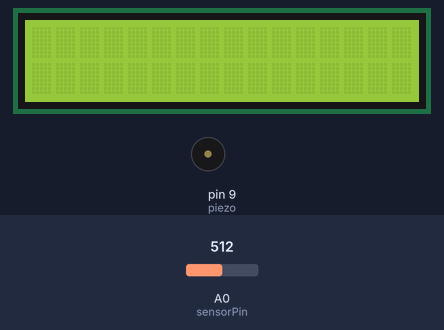
Simulated run of this sketch. Board: Arduino Uno, built with avr-gcc and run on an emulated ATmega328P. On the bench: 16×2 character LCD, buzzer (waves = sounding). Inputs (shaded band) come from the test bench; at power-on: A0 (sensorPin) = 512. What the sketch prints to the serial monitor is not drawn.

Above: at 1.2 s.
1.3 s: A0 (sensorPin) set to 330
4.2 s: A0 (sensorPin) set to 305
At 4.8 s:
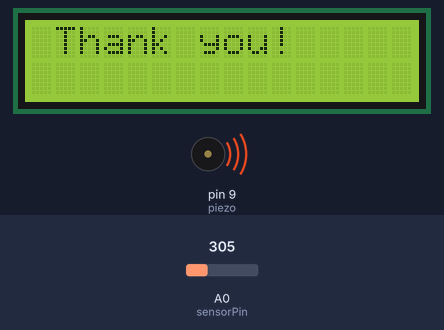
6.9 s: A0 (sensorPin) set to 511
At 7.2 s:
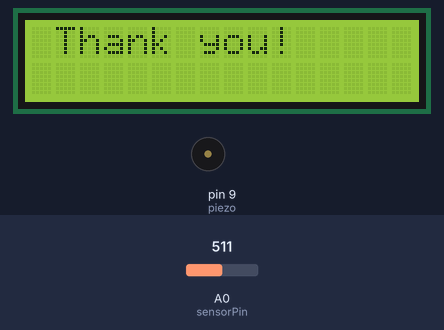
At 12.5 s:
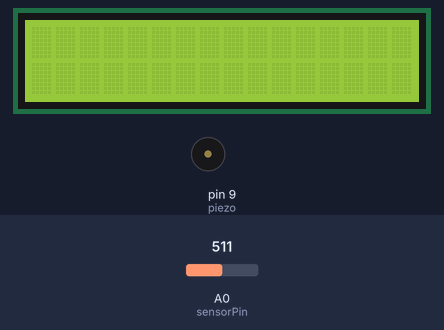
Timing chart, 0 to 14.0 s (numbered marks = the images above; inputs shaded):
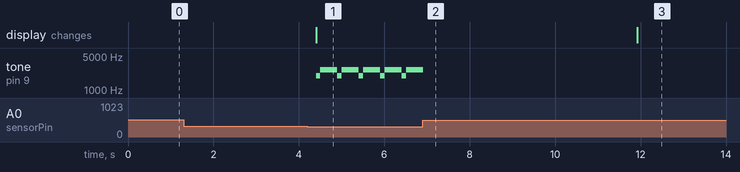

The sketch:

Tip_Jar.ino
```cpp
#include <LiquidCrystal.h>

//LCD pin variables
const int rs = 7, en = 6, d4 = 5, d5 = 4, d6 = 3, d7 = 2;
LiquidCrystal lcd(rs, en, d4, d5, d6, d7);

const int piezo = 9; // pin variable for piezo
const int sensorPin = 0;// pin variable for photoresitor
const int LCDBacklight = 8;// pin for the LCD backlight

const int numNotes = 2;//stores number of notes/tones being played
const int tune[numNotes]= {1976, 2637};//use piezo to play 1976hz and 2637hz pitched notes
const int tuneLength[numNotes]= {100, 400};//play the notes for 100ms and 400ms respectively

int lightCal;//calibrated light value
int lightVal;//current light value
int sensorSensitivity = 7;

unsigned long lastDisplayMillis = 0;//stores last time the LCD was displayed

//variables used to average out readings
const int numReadings = 100;
int readings[numReadings];//array to store readings of the photoresistor
int readingIndex = 0;//index of the reading in the array
int sum = 0;


void setup(){
  Serial.begin(9600);
  pinMode(piezo, OUTPUT);//set piezo pin as a output
  lcd.begin(16, 2);//initialize LCD, 16 columns and 2 rows
  digitalWrite(LCDBacklight, LOW);//set LCD backlight to an off state
  for(int i = 0; i < numReadings; i++){
    readings[i] = 0;//initialize all elements in array to 0
  }
}

void loop(){
  lightVal = analogRead(sensorPin);

  sum -= readings[readingIndex];//subtract last reading to the sum
  readings[readingIndex] = lightVal;
  sum += readings[readingIndex];//add the current reading to the sum
  readingIndex++;
  if(readingIndex >= numReadings){
    readingIndex = 0;
  }
  lightCal = sum/numReadings;//set calibrated value to the average of the readings


  //print out values to serial monitor
  Serial.print("Val:");
  Serial.print(lightVal);
  Serial.print(",");
  Serial.print("Cal:");
  Serial.println(lightCal);

  if(lightVal < lightCal - sensorSensitivity){
    //display message on LCD display
    lcd.setCursor(1, 0);
    lcd.print("Thank you!");
    digitalWrite(LCDBacklight, HIGH);
    playTune();
    lastDisplayMillis = millis();//store last time LCD was displayed
  }

  if(millis() - lastDisplayMillis > 5000){
    digitalWrite(LCDBacklight, LOW);
    lcd.clear();
  }

}

void playTune(){
  for (int i = 0; i < numNotes; i++){
    tone(piezo, tune[i]);
    delay(tuneLength[i]);
    noTone(piezo);
  }
}
```

Measured:
- the behaviour switches between 318 and 317 on A0 (sensorPin) (found by bisection; images 0 and 1)
- after the input at 1.3 s, every drawn part: stays the same
- after the input at 4.2 s, tone on pin 9 (piezo): alternates 2637 Hz for 0.40 s and 1976 Hz for 0.10 s, starting after 0.20 s; the display: changes after 0.20 s (image 1)
- after the input at 6.9 s, the display: changes after 5.0 s (image 3)
